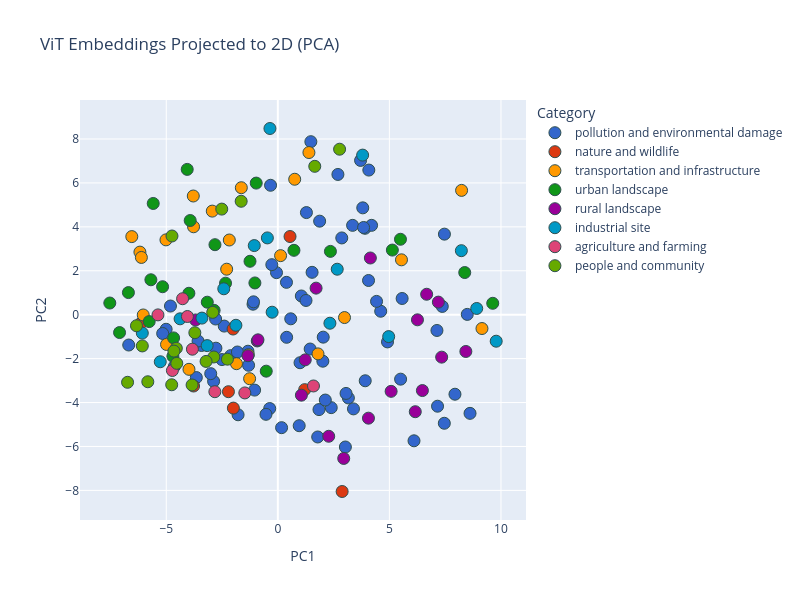

Source (notebook cell):
### Code cell
vit_pca_preview = PCA(n_components=2, random_state=123)
vit_xy_preview = vit_pca_preview.fit_transform(vit_all_embeddings)

# Create a DataFrame for visualization
vit_pca_preview_df = pd.DataFrame({
    "PC1": vit_xy_preview[:, 0],
    "PC2": vit_xy_preview[:, 1],
    "Category": meta_df["category"].str.lower(),
    "Title": meta_df["title"].apply(lambda t: textwrap.fill(str(t).lower(), 
                                                            width=50).replace('\n', '<br>')),
    "Image ID": meta_df["img_path"]
})

# Create an interactive scatter plot
fig = px.scatter(
    vit_pca_preview_df,
    x="PC1",
    y="PC2",
    color="Category",
    hover_data={
        "Title": True,
        "Image ID": True,
        "PC1": False,
        "PC2": False,
        "Category": True
    },
    title="ViT Embeddings Projected to 2D (PCA)",
    color_discrete_sequence=px.colors.qualitative.G10,  # A high-contrast palette
    width=800, height=600
)

fig.update_traces(marker=dict(size=12, line=dict(width=1, color='DarkSlateGrey')))
fig.show()
